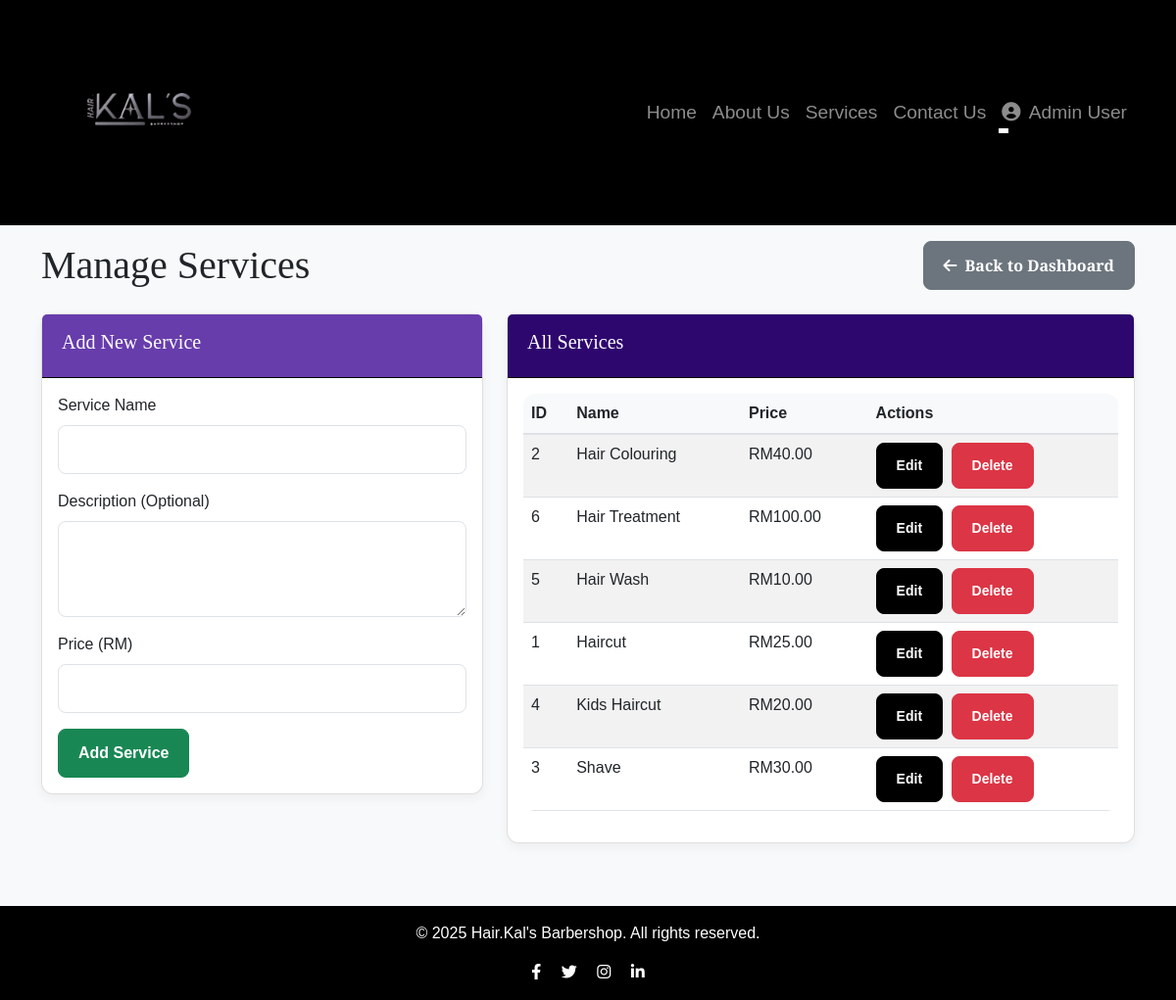
The app's page /admin/manage_services.php (signed in) with its own data.
### tables this page shows
CREATE TABLE `services` (
  `id` int(11) NOT NULL,
  `name` varchar(255) NOT NULL,
  `description` text DEFAULT NULL,
  `price` decimal(10,2) NOT NULL
);

### admin/manage_services.php (the view, shortened to what this page needs)
<?php
require_once '../includes/db_connect.php';
require_once '../includes/header.php';
$services = [];
$result = $conn->query("SELECT id, name, description, price FROM services ORDER BY name");
if ($result->num_rows > 0) {
    while ($row = $result->fetch_assoc()) {
        $services[] = $row;
    }
}
?>
<h1 class="mb-4 d-flex justify-content-between align-items-center">
    Manage Services
    <a href="<?php echo BASE_URL; ?>admin/dashboard.php" class="btn btn-secondary"><i class="fas fa-arrow-left me-2"></i>Back to Dashboard</a>
</h1>
<div class="row">
    <div class="col-md-5 mb-4">
        <div class="card">
            <div class="card-header text-white" style="background-color:rgb(103, 61, 172);">
                <h5><?php echo (isset($_GET['action']) && $_GET['action'] == 'edit') ? 'Edit Service' : 'Add New Service'; ?></h5>
            </div>
            <div class="card-body">
                <?php
                $current_service = ['id' => '', 'name' => '', 'description' => '', 'price' => ''];
                ?>
                <form action="<?php echo BASE_URL; ?>admin/manage_services.php" method="POST">
                    <div class="mb-3">
                        <label for="name" class="form-label">Service Name</label>
                        <input type="text" class="form-control" id="name" name="name" value="<?php echo htmlspecialchars($current_service['name']); ?>" required>
                    </div>
                    <div class="mb-3">
                        <label for="description" class="form-label">Description (Optional)</label>
                        <textarea class="form-control" id="description" name="description" rows="3"><?php echo htmlspecialchars($current_service['description']); ?></textarea>
                    </div>
                    <div class="mb-3">
                        <label for="price" class="form-label">Price (RM)</label>
                        <input type="number" class="form-control" id="price" name="price" step="0.01" min="0.01" value="<?php echo htmlspecialchars($current_service['price']); ?>" required>
                    </div>
                    <?php if ((isset($_GET['action']) && $_GET['action'] == 'edit')): ?>
                        <button type="submit" name="edit_service" class="btn btn-primary">Update Service</button>
                        <a href="<?php echo BASE_URL; ?>admin/manage_services.php" class="btn btn-secondary">Cancel Edit</a>
                    <?php else: ?>
                        <button type="submit" name="add_service" class="btn btn-success">Add Service</button>
                    <?php endif; ?>
                </form>
            </div>
        </div>
    </div>
    <div class="col-md-7 mb-4">
        <div class="card">
            <div class="card-header text-white" style="background-color:rgb(46, 7, 110);">
                <h5>All Services</h5>
            </div>
            <div class="card-body">
                <?php if (empty($services)): ?>
                    <p class="text-center">No services found. Add a new service using the form.</p>
                <?php else: ?>
                    <div class="table-responsive">
                        <table class="table table-striped table-hover">
                            <thead>
                                <tr>
                                    <th>ID</th>
                                    <th>Name</th>
                                    <th>Price</th>
                                    <th>Actions</th>
                                </tr>
                            </thead>
                            <tbody>
                                <?php foreach ($services as $service): ?>
                                    <tr>
                                        <td><?php echo htmlspecialchars($service['id']); ?></td>
                                        <td><?php echo htmlspecialchars($service['name']); ?></td>
                                        <td>RM<?php echo htmlspecialchars(number_format($service['price'], 2)); ?></td>
                                        <td>
                                            <a href="<?php echo BASE_URL; ?>admin/manage_services.php?action=edit&id=<?php echo htmlspecialchars($service['id']); ?>" class="btn btn-sm btn-primary me-1">Edit</a>
                                            <a href="<?php echo BASE_URL; ?>admin/manage_services.php?action=delete&id=<?php echo htmlspecialchars($service['id']); ?>" class="btn btn-sm btn-danger" onclick="return confirm('Are you sure you want to delete this service? This will also delete any associated bookings due to database foreign key cascade rules.');">Delete</a>
                                        </td>
                                    </tr>
                                <?php endforeach; ?>
                            </tbody>
                        </table>
                    </div>
                <?php endif; ?>
            </div>
        </div>
    </div>
</div>
<?php
require_once '../includes/footer.php';
?>

### assets/css/style.css (style rules this page uses)
body { font-family: 'Verdana', sans-serif; background-color: #f8f9fa; display: flex; flex-direction: column; min-height: 100vh; }
h1, h2, h3, h4, h5, h6 { font-family: 'Playfair Display', serif; }
.card { border-radius: 0.75rem; box-shadow: 0 0.25rem 0.75rem rgba(0, 0, 0, 0.05); border: 1px solid rgba(0,0,0,.125); }
.card-header { border-top-left-radius: 0.75rem; border-top-right-radius: 0.75rem; padding: 1rem 1.25rem; font-weight: bold; background-color: #000000; color: #fff; border-bottom: 1px solid rgba(0,0,0,4); }
.btn { border-radius: 0.5rem; padding: 0.75rem 1.25rem; font-weight: 600; transition: all 0.3s ease; }
.btn-primary { background-color: #000000; border-color: #000000; }
.btn-success { background-color: #198754; border-color: #198754; }
.btn-danger { background-color: #dc3545; border-color: #dc3545; }
.form-control, .form-select { border-radius: 0.5rem; padding: 0.75rem 1rem; }
.table { border-radius: 0.75rem; overflow: hidden; }
.table thead th { background-color: #f8f9fa; border-bottom: 2px solid #dee2e6; }
.table-striped tbody tr:nth-of-type(odd) { background-color: rgba(0, 0, 0, 0.03); }

### records on screen
services: id "2", name "Hair Colouring", price "40.00"
services: id "6", name "Hair Treatment", price "100.00"
services: id "5", name "Hair Wash", price "10.00"
services: id "1", name "Haircut", price "25.00"
services: id "4", name "Kids Haircut", price "20.00"
services: id "3", name "Shave", price "30.00"

### other values on screen
$_SESSION['user_name'] "Admin User"
